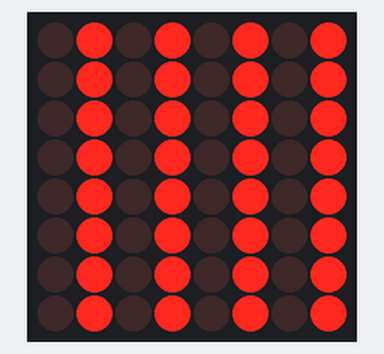
A sketch run on a simulated Arduino Uno, built with avr-gcc and run on an emulated ATmega328P. Parts: 8×8 LED matrix.

Above: at 0.1 s.
At 0.6 s:
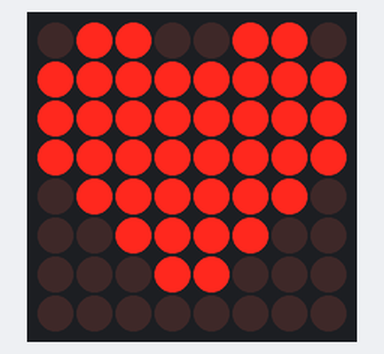

The sketch:

heart_led.ino
```cpp
#include "LedControl.h"

LedControl lc = LedControl(12,11,10,1);
byte heart[] =
{B01100110, B11111111, B11111111, B11111111, B01111110, B00111100, B00011000, B00000000};

void setup() {
  lc.shutdown(0, false);
  lc.setIntensity(0,5);
  lc.clearDisplay(0);
}


void loop() {
  display_heart(1);
  delay(500);
  display_heart(0);
  delay(500);
}

void display_heart(int a) {
  if ( a==0 )
  {
    for (int i = 0 ; i < 8 ;  i++) {
      lc.setRow(0,i,heart[i]);
    }
  }
  else
  {
    for (int i = 0 ; i < 8 ; i++)
    {
      lc.setRow(0, i, B01010101);
    }
  }
}
```

Measured:
- what the display in image 1 shows lasts 0.5 s, from 0.5 s to 1.0 s
